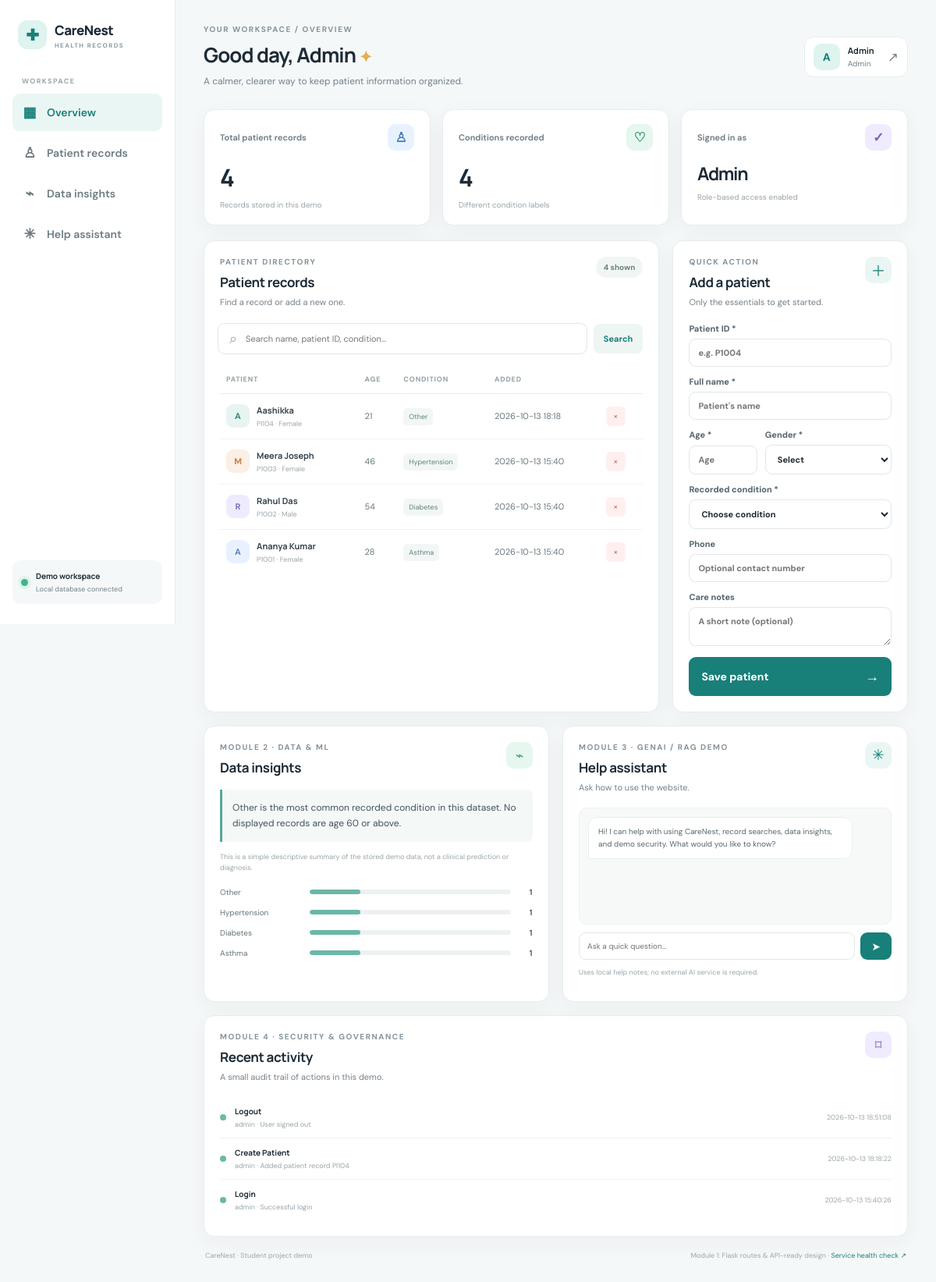
The app's page /dashboard (signed in) with its own data.
### tables this page shows
CREATE TABLE patients (
        id INTEGER PRIMARY KEY AUTOINCREMENT,
        patient_code TEXT UNIQUE NOT NULL,
        full_name TEXT NOT NULL,
        age INTEGER NOT NULL,
        gender TEXT NOT NULL,
        phone TEXT,
        condition_name TEXT NOT NULL,
        notes TEXT,
        created_at TEXT NOT NULL
    );

CREATE TABLE audit_logs (
        id INTEGER PRIMARY KEY AUTOINCREMENT,
        username TEXT NOT NULL,
        action TEXT NOT NULL,
        detail TEXT,
        created_at TEXT NOT NULL
    );

### app.py (the view)
@app.route("/dashboard")
@login_required
def dashboard():
    q = request.args.get("q", "").strip()
    conn = get_db()
    if q:
        like = f"%{q}%"
        patients = conn.execute(
            """SELECT * FROM patients WHERE full_name LIKE ? OR patient_code LIKE ?
            OR condition_name LIKE ? ORDER BY id DESC""", (like, like, like)
        ).fetchall()
    else:
        patients = conn.execute("SELECT * FROM patients ORDER BY id DESC").fetchall()
    total = conn.execute("SELECT COUNT(*) AS n FROM patients").fetchone()["n"]
    condition_rows = conn.execute(
        "SELECT condition_name, COUNT(*) AS count FROM patients GROUP BY condition_name ORDER BY count DESC"
    ).fetchall()
    logs = conn.execute("SELECT * FROM audit_logs ORDER BY id DESC LIMIT 6").fetchall()
    conn.close()
    older_count = sum(1 for p in patients if int(p["age"]) >= 60)
    common_condition = condition_rows[0]["condition_name"] if condition_rows else "No records yet"
    insight = f"{common_condition} is the most common recorded condition in this dataset."
    if older_count:
        insight += f" {older_count} displayed patient record(s) are age 60 or above and may need routine follow-up review."
    else:
        insight += " No displayed records are age 60 or above."
    return render_template(
        "dashboard.html", patients=patients, total=total, conditions=condition_rows,
        logs=logs, q=q, insight=insight, username=session["username"], role=session.get("role", "staff")
    )

### app.py (called while the page is built)
def get_db():
    conn = sqlite3.connect(DB_PATH)
    conn.row_factory = sqlite3.Row
    return conn

def login_required(view):
    @wraps(view)
    def wrapped(*args, **kwargs):
        if "username" not in session:
            return redirect(url_for("login"))
        return view(*args, **kwargs)
    return wrapped

### templates/dashboard.html (shortened to what this page needs)
<!doctype html>
<html lang="en">
<head>
  <title>CareNest · Dashboard</title><link rel="stylesheet" href="{{ url_for('static', filename='style.css') }}">
</head>
<body>
<div class="app-shell">
  <aside class="sidebar">
    <a class="brand" href="{{ url_for('dashboard') }}"><span class="brand-mark small">✚</span><span>CareNest<small>HEALTH RECORDS</small></span></a>
    <div class="nav-label">WORKSPACE</div>
    <a class="nav-item active" href="{{ url_for('dashboard') }}"><span>▦</span> Overview</a>
    <a class="nav-item" href="#records"><span>♙</span> Patient records</a>
    <a class="nav-item" href="#insights"><span>⌁</span> Data insights</a>
    <a class="nav-item" href="#assistant"><span>✳</span> Help assistant</a>
    <div class="sidebar-bottom"><div class="secure-dot"></div><div><strong>Demo workspace</strong><small>Local database connected</small></div></div>
  </aside>
  <main class="main-content">
    <header class="topbar"><div><p class="eyebrow">YOUR WORKSPACE / OVERVIEW</p><h1>Good day, {{ username|title }} <span class="wave">✦</span></h1><p class="muted">A calmer, clearer way to keep patient information organized.</p></div><div class="user-chip"><span class="avatar">{{ username[0]|upper }}</span><span><strong>{{ username|title }}</strong><small>{{ role|title }}</small></span><a href="{{ url_for('logout') }}" title="Sign out">↗</a></div></header>
    <section class="stats-grid">
      <article class="stat-card"><div class="stat-top"><span>Total patient records</span><span class="stat-icon blue">♙</span></div><strong class="stat-number">{{ total }}</strong><small>Records stored in this demo</small></article>
      <article class="stat-card"><div class="stat-top"><span>Conditions recorded</span><span class="stat-icon green">♡</span></div><strong class="stat-number">{{ conditions|length }}</strong><small>Different condition labels</small></article>
      <article class="stat-card"><div class="stat-top"><span>Signed in as</span><span class="stat-icon purple">✓</span></div><strong class="stat-number small-number">{{ role|title }}</strong><small>Role-based access enabled</small></article>
    </section>
    <section class="content-grid">
      <article class="panel records-panel" id="records">
        <div class="panel-heading"><div><p class="eyebrow">PATIENT DIRECTORY</p><h2>Patient records</h2><p class="muted">Find a record or add a new one.</p></div><span class="count-pill">{{ patients|length }} shown</span></div>
        <form method="get" action="{{ url_for('dashboard') }}" class="search-form"><span>⌕</span><input name="q" value="{{ q }}" placeholder="Search name, patient ID, condition…"><button type="submit">Search</button>{% if q %}<a class="clear-link" href="{{ url_for('dashboard') }}">Clear</a>{% endif %}</form>
        <div class="table-wrap"><table><thead><tr><th>PATIENT</th><th>AGE</th><th>CONDITION</th><th>ADDED</th>{% if role == 'admin' %}<th></th>{% endif %}</tr></thead><tbody>
        {% for p in patients %}
          <tr><td><div class="patient-cell"><span class="patient-avatar avatar-{{ loop.index0 % 4 }}">{{ p.full_name[0]|upper }}</span><div><strong>{{ p.full_name }}</strong><small>{{ p.patient_code }} · {{ p.gender }}</small></div></div></td><td>{{ p.age }}</td><td><span class="condition-tag">{{ p.condition_name }}</span></td><td>{{ p.created_at }}</td>
          {% if role == 'admin' %}<td><form method="post" action="{{ url_for('delete_patient', patient_id=p.id) }}" onsubmit="return confirm('Delete this demo record?')"><button class="icon-btn" title="Delete record" type="submit">×</button></form></td>{% endif %}</tr>
        {% else %}<tr><td colspan="5" class="empty">No records match your search. Try another name or add a patient.</td></tr>{% endfor %}
        </tbody></table></div>
      </article>
      <article class="panel add-panel">
        <div class="panel-heading"><div><p class="eyebrow">QUICK ACTION</p><h2>Add a patient</h2><p class="muted">Only the essentials to get started.</p></div><span class="plus-icon">＋</span></div>
        <form method="post" action="{{ url_for('add_patient') }}" class="patient-form">
          <label>Patient ID *<input name="patient_code" placeholder="e.g. P1004" required></label>
          <label>Full name *<input name="full_name" placeholder="Patient's name" required></label>
          <div class="form-row"><label>Age *<input name="age" type="number" min="0" max="120" placeholder="Age" required></label><label>Gender *<select name="gender" required><option value="">Select</option></select></label></div>
          <label>Recorded condition *<select name="condition_name" required><option value="">Choose condition</option></select></label>
          <label>Phone <input name="phone" placeholder="Optional contact number"></label>
          <label>Care notes <textarea name="notes" rows="2" placeholder="A short note (optional)"></textarea></label>
          <button class="primary-btn full" type="submit">Save patient <span>→</span></button>
        </form>
      </article>
    </section>
    <section class="bottom-grid">
      <article class="panel" id="insights"><div class="panel-heading"><div><p class="eyebrow">MODULE 2 · DATA & ML</p><h2>Data insights</h2></div><span class="stat-icon green">⌁</span></div>
        <p class="insight-text">{{ insight }}</p><p class="small-note">This is a simple descriptive summary of the stored demo data, not a clinical prediction or diagnosis.</p>
        <div class="condition-list">{% for c in conditions %}<div class="condition-row"><span>{{ c.condition_name }}</span><div class="bar-track"><div class="bar-fill" style="width: {{ (c.count / total * 100) if total else 0 }}%"></div></div><strong>{{ c.count }}</strong></div>{% else %}<p class="muted">Add a record to see insights.</p>{% endfor %}</div>
      </article>
      <article class="panel assistant-panel" id="assistant"><div class="panel-heading"><div><p class="eyebrow">MODULE 3 · GENAI / RAG DEMO</p><h2>Help assistant</h2><p class="muted">Ask how to use the website.</p></div><span class="assistant-mark">✳</span></div>
        <div class="chat-window" id="chat-window"><div class="chat-bubble bot">Hi! I can help with using CareNest, record searches, data insights, and demo security. What would you like to know?</div></div>
        <form id="assistant-form" class="chat-form"><input id="question" name="question" placeholder="Ask a quick question…" autocomplete="off" required><button type="submit" aria-label="Send question">➤</button></form>
        <p class="small-note">Uses local help notes; no external AI service is required.</p>
      </article>
    </section>
    <section class="panel audit-panel"><div class="panel-heading"><div><p class="eyebrow">MODULE 4 · SECURITY & GOVERNANCE</p><h2>Recent activity</h2><p class="muted">A small audit trail of actions in this demo.</p></div><span class="stat-icon purple">⌑</span></div>
      <div class="audit-list">{% for log in logs %}<div class="audit-row"><span class="audit-dot"></span><div><strong>{{ log.action.replace('_', ' ')|title }}</strong><small>{{ log.username }} · {{ log.detail }}</small></div><time>{{ log.created_at }}</time></div>{% else %}<p class="muted">Activity will appear here as you use the site.</p>{% endfor %}</div>
    </section>
    <footer><span>CareNest · Student project demo</span><span>Module 1: Flask routes & API-ready design · <a href="{{ url_for('health') }}" target="_blank">Service health check ↗</a></span></footer>
  </main>
</div>
</body></html>

### records on screen
patients: full_name "A", full_name "Aashikka", patient_code "PI104", gender "Female", age "21", condition_name "Other", created_at "2026-10-13 18:18"
patients: full_name "M", full_name "Meera Joseph", patient_code "P1003", gender "Female", age "46", condition_name "Hypertension", created_at "2026-10-13 15:40"
patients: full_name "R", full_name "Rahul Das", patient_code "P1002", gender "Male", age "54", condition_name "Diabetes", created_at "2026-10-13 15:40"
patients: full_name "A", full_name "Ananya Kumar", patient_code "P1001", gender "Female", age "28", condition_name "Asthma", created_at "2026-10-13 15:40"
audit_logs: action.replace "Logout", username "admin", detail "User signed out", created_at "2026-10-13 18:51:08"
audit_logs: action.replace "Create Patient", username "admin", detail "Added patient record PI104", created_at "2026-10-13 18:18:22"
audit_logs: action.replace "Login", username "admin", detail "Successful login", created_at "2026-10-13 15:40:26"

### other values on screen
{{ username|title }} "Admin"
{{ username[0]|upper }} "A"
{{ role|title }} "Admin"
{{ total }} "4"
{{ conditions|length }} "4"
{{ patients|length }} "4"
{{ insight }} "Other is the most common recorded condition in this dataset. No displayed records are age 60 or above."
{{ c.condition_name }} "Other" "Hypertension" "Diabetes" "Asthma"
{{ c.count }} "1" "1" "1" "1"
